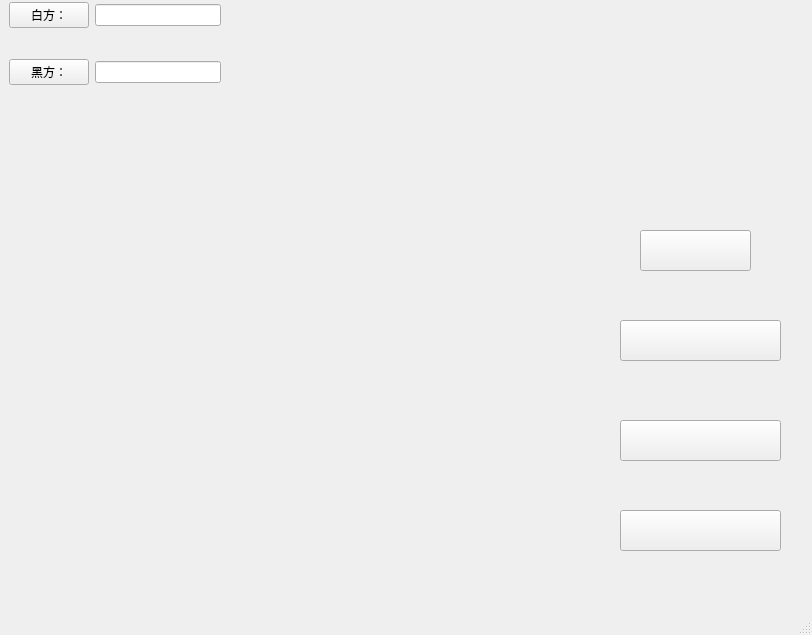
<?xml version="1.0" encoding="UTF-8"?>
<ui version="4.0">
 <class>MainWindow_01</class>
 <widget class="QMainWindow" name="MainWindow_01">
  <property name="geometry">
   <rect>
    <x>0</x>
    <y>0</y>
    <width>812</width>
    <height>635</height>
   </rect>
  </property>
  <property name="windowTitle">
   <string>MainWindow</string>
  </property>
  <widget class="QWidget" name="centralwidget">
   <widget class="QFrame" name="BackGround">
    <property name="geometry">
     <rect>
      <x>-50</x>
      <y>-70</y>
      <width>961</width>
      <height>771</height>
     </rect>
    </property>
    <property name="styleSheet">
     <string notr="true">#BackGround{
	border-image: url(:/picture/background.jpg);

}</string>
    </property>
    <property name="frameShape">
     <enum>QFrame::StyledPanel</enum>
    </property>
    <property name="frameShadow">
     <enum>QFrame::Raised</enum>
    </property>
    <widget class="QPushButton" name="StartGame">
     <property name="geometry">
      <rect>
       <x>670</x>
       <y>490</y>
       <width>161</width>
       <height>41</height>
      </rect>
     </property>
     <property name="styleSheet">
      <string notr="true">color: qlineargradient(spread:pad, x1:0, y1:0, x2:1, y2:0, stop:0 rgba(0, 0, 0, 255), stop:1 rgba(255, 255, 255, 255));</string>
     </property>
     <property name="text">
      <string/>
     </property>
     <property name="icon">
      <iconset resource="pic.qrc">
       <normaloff>:/picture/visitor.png</normaloff>:/picture/visitor.png</iconset>
     </property>
     <property name="iconSize">
      <size>
       <width>300</width>
       <height>100</height>
      </size>
     </property>
    </widget>
    <widget class="QPushButton" name="help">
     <property name="geometry">
      <rect>
       <x>690</x>
       <y>300</y>
       <width>111</width>
       <height>41</height>
      </rect>
     </property>
     <property name="styleSheet">
      <string notr="true">border-image: url(:/new/prefix1/image/bottons.qrc);</string>
     </property>
     <property name="text">
      <string/>
     </property>
     <property name="icon">
      <iconset resource="pic.qrc">
       <normaloff>:/picture/help.png</normaloff>:/picture/help.png</iconset>
     </property>
     <property name="iconSize">
      <size>
       <width>300</width>
       <height>40</height>
      </size>
     </property>
    </widget>
    <widget class="QPushButton" name="ourteam">
     <property name="geometry">
      <rect>
       <x>670</x>
       <y>580</y>
       <width>161</width>
       <height>41</height>
      </rect>
     </property>
     <property name="text">
      <string/>
     </property>
     <property name="icon">
      <iconset resource="pic.qrc">
       <normaloff>:/picture/ourteam.png</normaloff>:/picture/ourteam.png</iconset>
     </property>
     <property name="iconSize">
      <size>
       <width>150</width>
       <height>40</height>
      </size>
     </property>
    </widget>
    <widget class="QPushButton" name="login">
     <property name="geometry">
      <rect>
       <x>670</x>
       <y>390</y>
       <width>161</width>
       <height>41</height>
      </rect>
     </property>
     <property name="text">
      <string/>
     </property>
     <property name="icon">
      <iconset resource="pic.qrc">
       <normaloff>:/picture/login.png</normaloff>:/picture/login.png</iconset>
     </property>
     <property name="iconSize">
      <size>
       <width>150</width>
       <height>40</height>
      </size>
     </property>
     <property name="autoDefault">
      <bool>false</bool>
     </property>
    </widget>
    <widget class="QWidget" name="widget_3" native="true">
     <property name="geometry">
      <rect>
       <x>50</x>
       <y>60</y>
       <width>230</width>
       <height>108</height>
      </rect>
     </property>
     <layout class="QVBoxLayout" name="verticalLayout">
      <item>
       <widget class="QWidget" name="widget" native="true">
        <layout class="QHBoxLayout" name="horizontalLayout">
         <item>
          <widget class="QPushButton" name="pushButton">
           <property name="text">
            <string>白方：</string>
           </property>
          </widget>
         </item>
         <item>
          <widget class="QLineEdit" name="user_white"/>
         </item>
        </layout>
       </widget>
      </item>
      <item>
       <widget class="QWidget" name="widget_2" native="true">
        <layout class="QHBoxLayout" name="horizontalLayout_2">
         <item>
          <widget class="QPushButton" name="pushButton_2">
           <property name="text">
            <string>黑方：</string>
           </property>
          </widget>
         </item>
         <item>
          <widget class="QLineEdit" name="user_black"/>
         </item>
        </layout>
       </widget>
      </item>
     </layout>
    </widget>
    <zorder>help</zorder>
    <zorder>StartGame</zorder>
    <zorder>ourteam</zorder>
    <zorder>login</zorder>
    <zorder>widget_3</zorder>
   </widget>
  </widget>
  <widget class="QMenuBar" name="menubar">
   <property name="geometry">
    <rect>
     <x>0</x>
     <y>0</y>
     <width>812</width>
     <height>26</height>
    </rect>
   </property>
  </widget>
  <widget class="QStatusBar" name="statusbar"/>
 </widget>
 <resources>
  <include location="pic.qrc"/>
 </resources>
 <connections/>
</ui>
